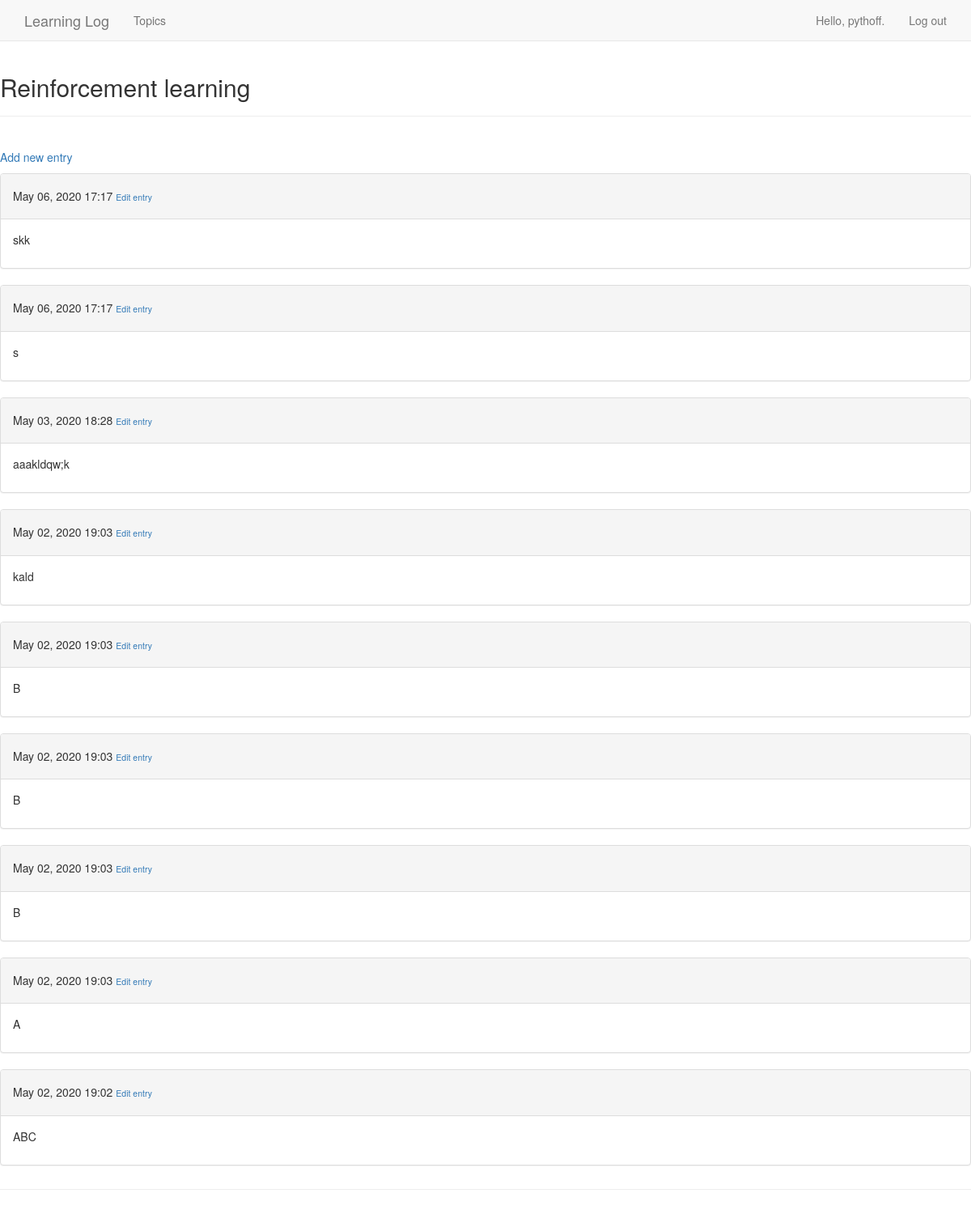
The page /topics/1/ (signed in) on the database its author committed.
### learning_logs/models.py (models this page shows, shortened)
class Topic(models.Model):
    text = models.CharField(max_length=200)
    date_added = models.DateTimeField(auto_now_add=True)
    owner = models.ForeignKey(User, on_delete=models.CASCADE)
    def __str__(self):
        return self.text

class Entry(models.Model):
    topic = models.ForeignKey(Topic, on_delete=models.CASCADE)
    text = models.TextField()
    date_added = models.DateTimeField(auto_now_add=True)
    class Meta:
        verbose_name_plural = 'entries'

### learning_logs/views.py (the view)
# urls.py: re_path(r'^topics/(?P<topic_id>\d+)/$', views.topic, name='topic'),
@login_required
def topic(request, topic_id):
    topic = Topic.objects.get(id=topic_id)
    if topic.owner != request.user:
        raise Http404
    entries = topic.entry_set.order_by('-date_added')
    context = {'topic': topic, 'entries': entries}
    return render(request, 'learning_logs/topic.html', context)

### learning_logs/templates/learning_logs/topic.html
{% extends 'learning_logs/base.html' %}
{% block header %}
    <h2>{{ topic }}</h2>
{% endblock header %}
{% block content %}
    <p>
        <a href="{% url 'learning_logs:new_entry' topic.id %}">Add new entry</a>
    </p>
    {% for entry in entries %}
        <div class="panel panel-default">
            <div class="panel-heading">
                <h5>
                {{ entry.date_added|date:'M d, Y H:i' }}
                <small>
                    <a href="{% url 'learning_logs:edit_entry' entry.id %}">
                    Edit entry</a>
                </small>
                </h5>
            </div>
            <div class="panel-body">
                {{ entry.text|linebreaks }}
            </div>
        </div>
        {% empty %}
        There are no entries for this topic yet.
    {% endfor %}
{% endblock content %}

### learning_logs/templates/learning_logs/base.html (shortened to what this page needs)
{% load bootstrap3 %}
<!DOCTYPE html>
<html lang="en">
<head>
    {% bootstrap_css %}
</head>
<body>
<nav class="navbar navbar-default navbar-static-top">
    <div class="container">
        <div class="navbar-header">
            <a class="navbar-brand" href="{% url 'learning_logs:index' %}">Learning Log</a>
        </div>
        <div id="navbar" class="navbar-collapse collapse">
            <ul class="nav navbar-nav">
                <li><a href="{% url 'learning_logs:topics' %}">Topics</a></li>
            </ul>
            <ul class="nav navbar-nav navbar-right">
                {% if user.is_authenticated %}
                    <li><a>Hello, {{ user.username }}.</a></li>
                    <li><a href="{% url 'users:logout' %}">Log out</a></li>
                {% else %}
                    <li><a href="{% url 'users:register' %}">Register</a></li>
                    <li><a href="{% url 'users:login' %}">Log in</a></li>
                {% endif %}
            </ul>
        </div>
    </div>
</nav>
<div class="'container">
    <div class="page-header">
        {% block header %}{% endblock header %}
    </div>
    <div class="page-header">
        {% block content %}{% endblock content %}
    </div>
</div>
</body>
</html>

### rows shown on the page
Topic: text "Reinforcement learning"
Entry: date_added "May 06, 2020 17:17", text "skk"
Entry: date_added "May 06, 2020 17:17", text "s"
Entry: date_added "May 03, 2020 18:28", text "aaakldqw;k"
Entry: date_added "May 02, 2020 19:03", text "kald"
Entry: date_added "May 02, 2020 19:03", text "B"
Entry: date_added "May 02, 2020 19:03", text "B"
Entry: date_added "May 02, 2020 19:03", text "B"
Entry: date_added "May 02, 2020 19:03", text "A"
Entry: date_added "May 02, 2020 19:02", text "ABC"

### other values the page prints
{{ user.username }} "pythoff"
